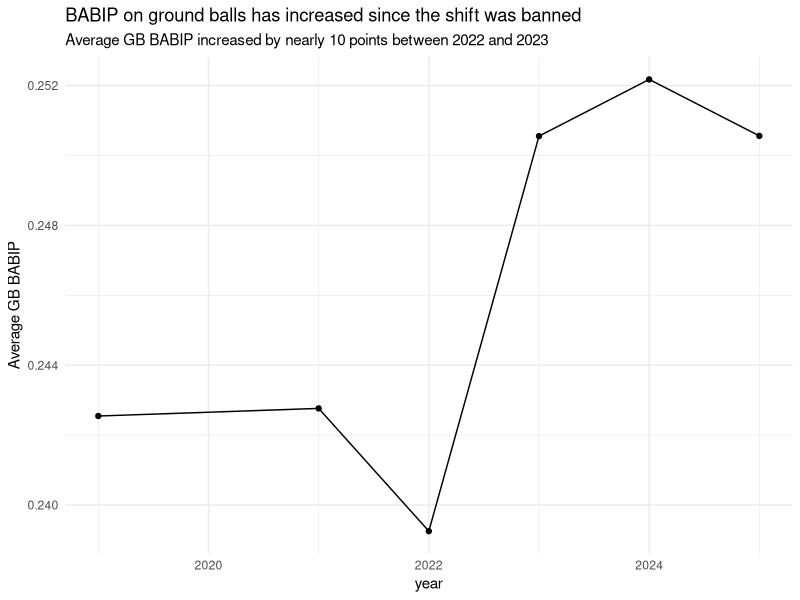
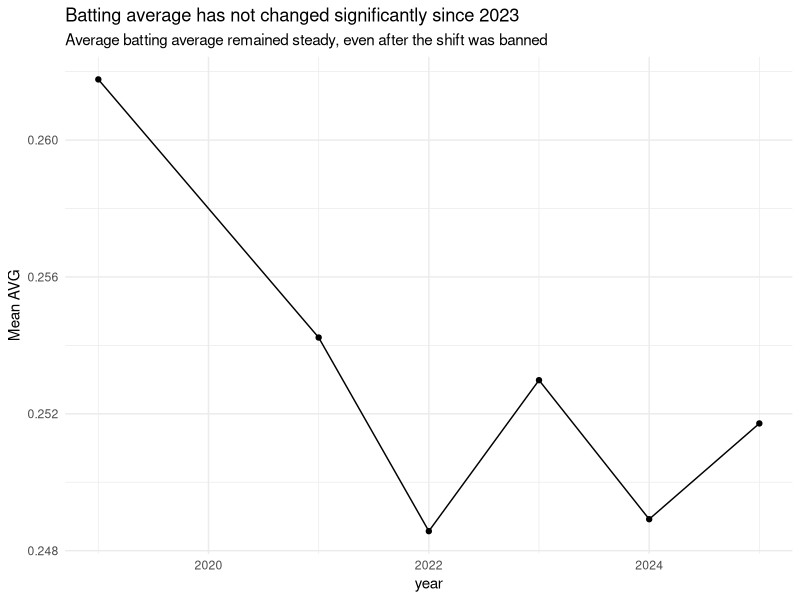

These charts were generated, in order, by the following R code:
# Analyze and Visualize Hitter Data to find insightful conclusions ----

## Load packages and data ----
library(tidyverse)
mlb_qual <- read_csv("data/mlb_qual.csv")

## See some league-wide trends ----

mlb_qual |> 
  filter(pa >= 300) |> 
  summarize(
    avg_ba = mean(batting_avg),
    avg_babip = mean(babip),
    avg_gb_babip = mean(gb_babip),
    avg_xba = mean(xba),
    avg_pull = mean(pull_percent),
    avg_oppo = mean(opposite_percent),
    .by = year
  )

## Visualize some of the trends ----
gb_babip_by_year <- mlb_qual |> 
  filter(pa >= 300) |> 
  summarize(
    avg_gb_babip = mean(gb_babip),
    .by = year
  ) |> 
  ggplot(aes(year, avg_gb_babip)) +
  geom_line() +
  geom_point() +
  theme_minimal() +
  labs(
    title = "BABIP on ground balls has increased since the shift was banned",
    subtitle = "Average GB BABIP increased by nearly 10 points between 2022 and 2023",
    y = "Average GB BABIP"
  )

avg_by_year <- mlb_qual |> 
  filter(pa >= 300) |> 
  summarize(
    avg_ba = mean(batting_avg),
    .by = year
  ) |> 
  ggplot(aes(year, avg_ba)) +
  geom_line() +
  geom_point() +
  theme_minimal() +
  labs(
    title = "Batting average has not changed significantly since 2023",
    subtitle = "Average batting average remained steady, even after the shift was banned",
    y = "Mean AVG"
  )

# GB BABIP increased slightly, but overall contact remained steady
# are hitters hitting ground balls at similar rates to before the shift was banned?
mlb_qual |> 
  filter(pa >= 300) |> 
  summarize(
    avg_gb_pct = mean(groundballs_percent),
    avg_ld_pct = mean(linedrives_percent),
    avg_fb_pct = mean(flyballs_percent),
    .by = year
  )
# ground ball rate has actually decreased; fly ball rate has increased





## Save out plots ----
ggsave(filename = "plots/gb_babip_by_year.png", plot = gb_babip_by_year)
ggsave(filename = "plots/avg_by_year.png", plot = avg_by_year)
